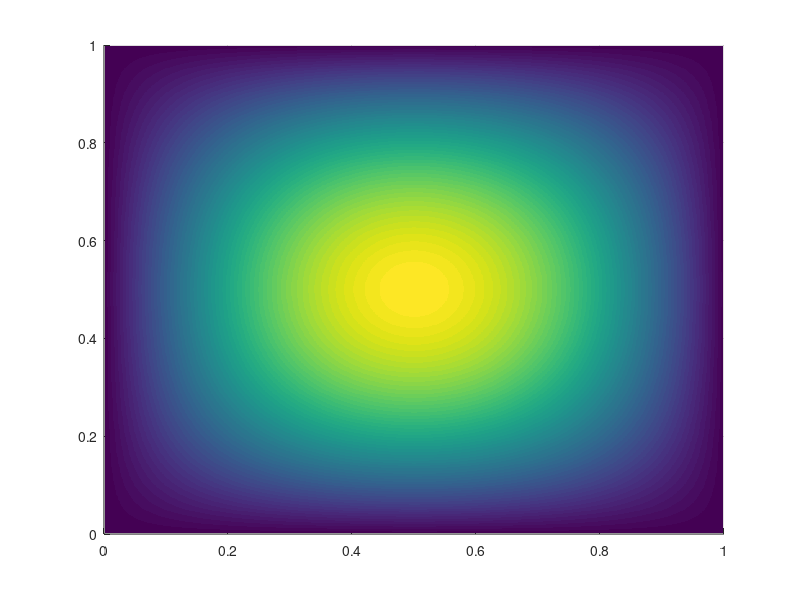

Write MATLAB code to recreate this figure. (Note: this script raises an error after producing the figure.)
clear
close all

Lx = 1;
Ly = 1;
ntest = 1000;

qfixed = 1;
sigma_r = 1;
nusigma_f = 2;

fun = @(x,y)(sin((pi/Lx)*x)*sin((pi/Ly)*y));

xtest = linspace(0,Lx,ntest);
ytest = linspace(0,Ly,ntest);

val = zeros(length(xtest),length(ytest));
for i = 1:length(xtest)
    for j = 1:length(ytest)
        val(i,j) = fun(xtest(i),ytest(j));
    end
end

figure
surf(xtest,ytest,val,'EdgeColor','none')
view([0,90])
colormap(coolwarm)
colorbar
xlabel('x [cm]')
ylabel('y [cm]')
title('Two-Dimension, One-Group, Ciriticality')
